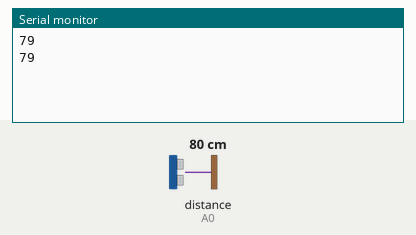
The sketch below on a simulated Arduino Uno, built with avr-gcc and run on an emulated ATmega328P. Shown: the last lines printed to the serial monitor. Wiring (inferred from the names in the program): ultrasonic range finder: trigger pin 9; echo A0. Inputs (shaded band) come from the test bench; at power-on: distance to the obstacle (sensor on A0) 80 cm. The echo pulse lasts 58.3 µs per cm.

Above: at 1.8 s.
1.9 s: distance to the obstacle (sensor on A0) set to 2 cm
At 2.8 s:
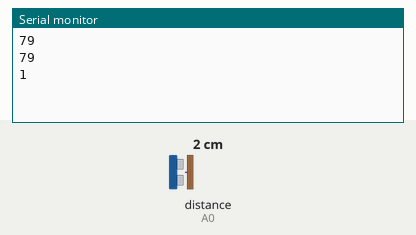
3.4 s: distance to the obstacle (sensor on A0) set to 4 cm
At 4.7 s:
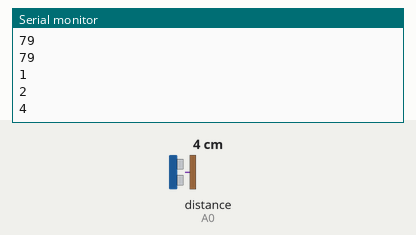
Timing chart, 0 to 6.4 s (numbered marks = the images above; inputs shaded):
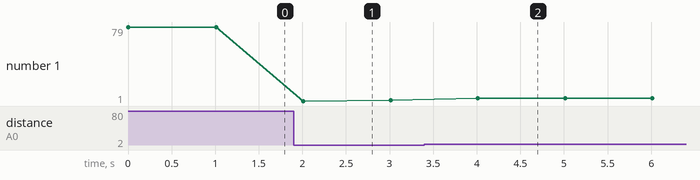

The sketch:

ultrasonic_sensor.ino
```cpp
#define ECHO_PIN A0
#define TRIGGER_PIN 9

#define SECOND 1000
#define SOUND_SPEED 0.0343

void setup() {
    //! Coincidir con la velocidad de la RaspberryPi
    Serial.begin(115200);
    pinMode(TRIGGER_PIN, OUTPUT);
    pinMode(ECHO_PIN, INPUT);
}

void loop() {
    generate_ultrasonic_pulse();
    long distance = measure_distance();
    Serial.println(distance);
    //Serial.write(distance);
    delay(SECOND);
}

void generate_ultrasonic_pulse(){
    digitalWrite(TRIGGER_PIN, LOW);
    delayMicroseconds(2);
    digitalWrite(TRIGGER_PIN, HIGH);
    delayMicroseconds(10);
    digitalWrite(TRIGGER_PIN, LOW);
}

long measure_distance(){
  long duration, distance;
  duration = pulseIn(ECHO_PIN, HIGH);
  distance = (duration * SOUND_SPEED) / 2;
  return distance;
}
```

Measured:
- after the input at 1.9 s, the serial monitor: prints a new line after 0.11 s (image 1)
- after the input at 3.4 s, the serial monitor: prints a new line after 0.61 s (image 2)
- plotted number 1: 79 → 2 after the input at 1.9 s, 2 → 4 after the input at 3.4 s
